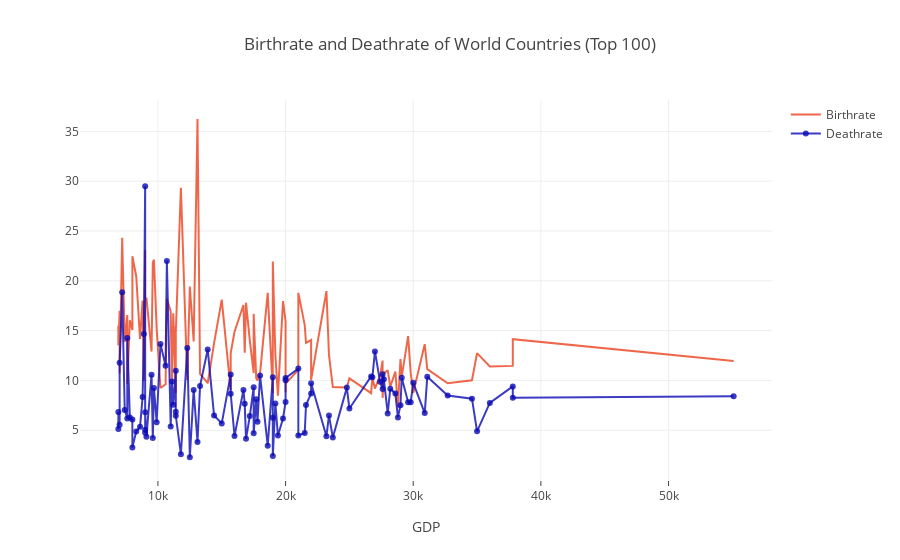

The notebook cell saved with this chart:
### Code cell
df = gdp.iloc[:100,:]

# Creating trace1
trace1 = go.Scatter(
                    x = df.gdp,
                    y = df.birthrate,
                    mode = "lines",
                    name = "Birthrate",
                    marker = dict(color = 'rgba(235,66,30, 0.8)'),
                    text= df.country)
# Creating trace2
trace2 = go.Scatter(
                    x = df.gdp,
                    y = df.deathrate,
                    mode = "lines+markers",
                    name = "Deathrate",
                    marker = dict(color = 'rgba(10,10,180, 0.8)'),
                    text= df.country)
z = [trace1, trace2]
layout = dict(title = 'Birthrate and Deathrate of World Countries (Top 100)',
              xaxis= dict(title= 'GDP',ticklen= 5,zeroline= False)
             )
fig = dict(data = z, layout = layout)
iplot(fig)

### Figure 1 — Plotly figure (JSON) as saved in the notebook; plotly's stock layout.template omitted (floating-point values rounded to 4 significant figures)
{"data": [{"marker": {"color": "rgba(235,66,30, 0.8)"}, "mode": "lines", "name": "Birthrate", "text": ["Luxembourg ", "United States ", "Norway ", "Bermuda ", "Cayman Islands ", "San Marino ", "Switzerland ", "Denmark ", "Iceland ", "Austria ", "Canada ", "Ireland ", "Belgium ", "Australia ", "Hong Kong ", "Netherlands ", "Japan ", "Aruba ", "United Kingdom ", "Germany ", "France ", "Finland ", "Monaco ", "Sweden ", "Italy ", "Liechtenstein ", "Jersey ", "Singapore ", "Taiwan ", "United Arab Emirates ", "Spain ", "Faroe Islands ", "New Zealand ", "Qatar ", "Guam ", "Isle of Man ", "Greece ", "Guernsey ", "Greenland ", "Israel ", "Macau ", "Cyprus ", "Kuwait ", "Andorra ", "Slovenia ", "Brunei ", "Portugal ", "Korea, South ", "Malta ", "French Polynesia ", "Gibraltar ", "Virgin Islands ", "Bahrain ", "Puerto Rico ", "Bahamas, The ", "British Virgin Is. ", "Barbados ", "Czech Republic ", "New Caledonia ", "Martinique ", "Hungary ", "Slovakia ", "Oman ", "Uruguay ", "N. Mariana Islands ", "Estonia ", "Saudi Arabia ", "Netherlands Antilles ", "Mauritius ", "Lithuania ", "Argentina ", "Poland ", "Antigua & Barbuda ", "South Africa ", "Croatia ", "Latvia ", "Chile ", "Western Sahara ", "Turks & Caicos Is ", "Trinidad & Tobago ", "Costa Rica ", "Palau ", "Malaysia ", "Mexico ", "Botswana ", "Russia ", "Saint Kitts & Nevis ", "Anguilla ", "French Guiana ", "American Samoa ", "Guadeloupe ", "Seychelles ", "Bulgaria ", "Brazil ", "Thailand ", "Namibia ", "Romania ", "Iran ", "St Pierre & Miquelon ", "Tunisia "], "type": "scatter", "uid": "f5411689-d04d-44d2-b14f-7a8b8be7c9f1", "x": [55100, 37800, 37800, 36000, 35000, 34600, 32700, 31100, 30900, 30000, 29800, 29600, 29100, 29000, 28800, 28600, 28200, 28000, 27700, 27600, 27600, 27400, 27000, 26800, 26700, 25000, 24800, 23700, 23400, 23200, 22000, 22000, 21600, 21500, 21000, 21000, 20000, 20000, 20000, 19800, 19400, 19200, 19000, 19000, 19000, 18600, 18000, 17800, 17700, 17500, 17500, 17200, 16900, 16800, 16700, 16000, 15700, 15700, 15000, 14400, 13900, 13300, 13100, 12800, 12500, 12300, 11800, 11400, 11400, 11400, 11200, 11100, 11000, 10700, 10600, 10200, 9900, 9690.0, 9600, 9500, 9100, 9000, 9000, 9000, 9000, 8900, 8800, 8600, 8300, 8000, 8000, 7800, 7600, 7600, 7400, 7200, 7000, 7000, 6900, 6900], "y": [11.94, 14.14, 11.46, 11.4, 12.74, 10.02, 9.71, 11.13, 13.64, 8.74, 10.78, 14.45, 10.38, 12.14, 7.29, 10.9, 9.37, 11.03, 10.71, 8.25, 11.99, 10.45, 9.19, 10.27, 8.72, 10.21, 9.3, 9.34, 12.56, 18.96, 10.06, 14.05, 13.76, 15.56, 18.79, 11.05, 9.68, 8.81, 15.93, 17.97, 8.48, 12.56, 21.94, 8.71, 8.98, 18.79, 10.72, 10, 10.22, 16.68, 10.74, 13.96, 17.8, 12.77, 17.57, 14.89, 12.71, 9.02, 18.11, 13.74, 9.72, 10.65, 36.24, 13.91, 19.43, 10.04, 29.34, 14.78, 15.43, 8.75, 16.73, 9.85, 16.93, 18.2, 9.61, 9.24, 15.23, 22.11, 21.84, 12.9, 18.32, 18.03, 22.86, 20.69, 23.08, 9.95, 18.02, 14.17, 20.46, 22.46, 15.05, 16.03, 9.65, 16.56, 13.87, 24.32, 10.7, 17, 13.52, 15.52]}, {"marker": {"color": "rgba(10,10,180, 0.8)"}, "mode": "lines+markers", "name": "Deathrate", "text": ["Luxembourg ", "United States ", "Norway ", "Bermuda ", "Cayman Islands ", "San Marino ", "Switzerland ", "Denmark ", "Iceland ", "Austria ", "Canada ", "Ireland ", "Belgium ", "Australia ", "Hong Kong ", "Netherlands ", "Japan ", "Aruba ", "United Kingdom ", "Germany ", "France ", "Finland ", "Monaco ", "Sweden ", "Italy ", "Liechtenstein ", "Jersey ", "Singapore ", "Taiwan ", "United Arab Emirates ", "Spain ", "Faroe Islands ", "New Zealand ", "Qatar ", "Guam ", "Isle of Man ", "Greece ", "Guernsey ", "Greenland ", "Israel ", "Macau ", "Cyprus ", "Kuwait ", "Andorra ", "Slovenia ", "Brunei ", "Portugal ", "Korea, South ", "Malta ", "French Polynesia ", "Gibraltar ", "Virgin Islands ", "Bahrain ", "Puerto Rico ", "Bahamas, The ", "British Virgin Is. ", "Barbados ", "Czech Republic ", "New Caledonia ", "Martinique ", "Hungary ", "Slovakia ", "Oman ", "Uruguay ", "N. Mariana Islands ", "Estonia ", "Saudi Arabia ", "Netherlands Antilles ", "Mauritius ", "Lithuania ", "Argentina ", "Poland ", "Antigua & Barbuda ", "South Africa ", "Croatia ", "Latvia ", "Chile ", "Western Sahara ", "Turks & Caicos Is ", "Trinidad & Tobago ", "Costa Rica ", "Palau ", "Malaysia ", "Mexico ", "Botswana ", "Russia ", "Saint Kitts & Nevis ", "Anguilla ", "French Guiana ", "American Samoa ", "Guadeloupe ", "Seychelles ", "Bulgaria ", "Brazil ", "Thailand ", "Namibia ", "Romania ", "Iran ", "St Pierre & Miquelon ", "Tunisia "], "type": "scatter", "uid": "0fb3fd1b-1e4b-4898-b246-65b8939d4a2d", "x": [55100, 37800, 37800, 36000, 35000, 34600, 32700, 31100, 30900, 30000, 29800, 29600, 29100, 29000, 28800, 28600, 28200, 28000, 27700, 27600, 27600, 27400, 27000, 26800, 26700, 25000, 24800, 23700, 23400, 23200, 22000, 22000, 21600, 21500, 21000, 21000, 20000, 20000, 20000, 19800, 19400, 19200, 19000, 19000, 19000, 18600, 18000, 17800, 17700, 17500, 17500, 17200, 16900, 16800, 16700, 16000, 15700, 15700, 15000, 14400, 13900, 13300, 13100, 12800, 12500, 12300, 11800, 11400, 11400, 11400, 11200, 11100, 11000, 10700, 10600, 10200, 9900, 9690.0, 9600, 9500, 9100, 9000, 9000, 9000, 9000, 8900, 8800, 8600, 8300, 8000, 8000, 7800, 7600, 7600, 7400, 7200, 7000, 7000, 6900, 6900], "y": [8.41, 8.26, 9.4, 7.74, 4.89, 8.17, 8.49, 10.36, 6.72, 9.76, 7.8, 7.82, 10.27, 7.51, 6.29, 8.68, 9.16, 6.68, 10.13, 10.62, 9.14, 9.86, 12.91, 10.31, 10.4, 7.18, 9.28, 4.28, 6.48, 4.4, 9.72, 8.7, 7.53, 4.72, 4.48, 11.19, 10.24, 10.01, 7.84, 6.18, 4.47, 7.68, 2.41, 6.25, 10.31, 3.45, 10.5, 5.85, 8.1, 4.69, 9.31, 6.43, 4.14, 7.65, 9.05, 4.42, 8.67, 10.59, 5.69, 6.48, 13.11, 9.45, 3.81, 9.05, 2.29, 13.25, 2.58, 6.45, 6.86, 10.98, 7.55, 9.89, 5.37, 22, 11.48, 13.66, 5.81, 9.241, 4.21, 10.57, 4.36, 6.8, 5.05, 4.74, 29.5, 14.65, 8.33, 5.34, 4.88, 3.27, 6.09, 6.29, 14.27, 6.17, 7.04, 18.86, 11.77, 5.55, 6.83, 5.13]}], "layout": {"title": {"text": "Birthrate and Deathrate of World Countries (Top 100)"}, "xaxis": {"ticklen": 5, "title": {"text": "GDP"}, "zeroline": false}}}
